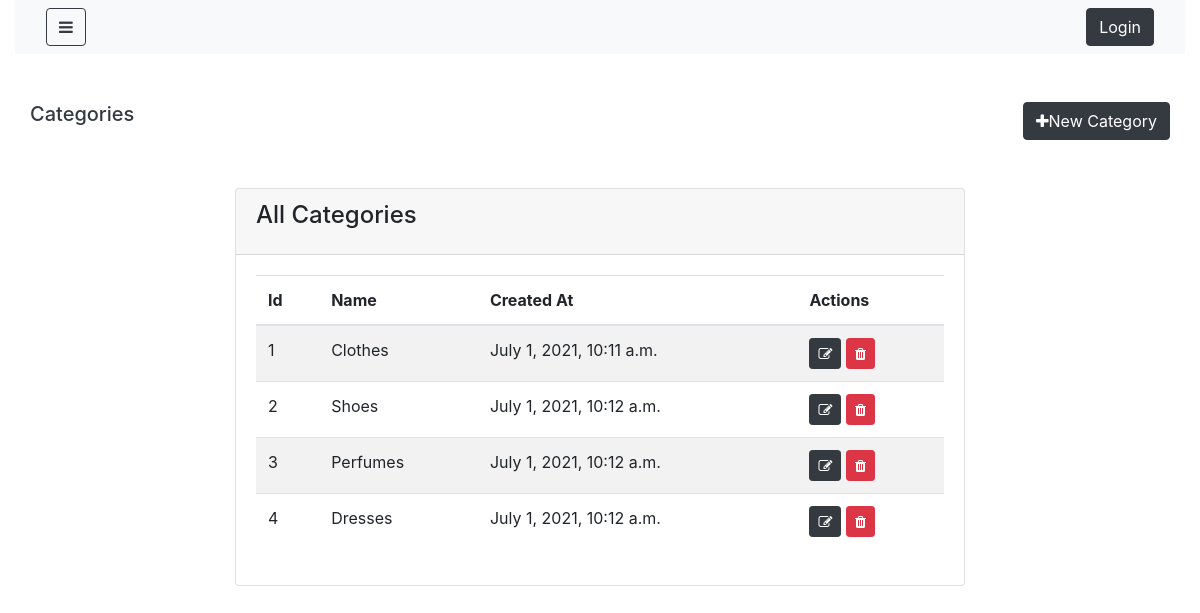
Before: /categories with the older database file.
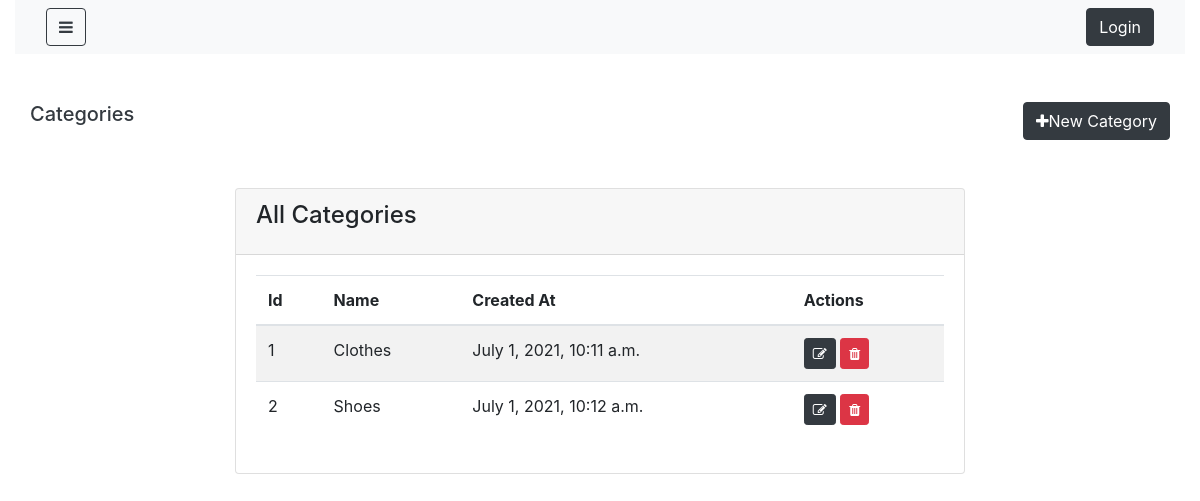
After: the same page with the newer database file.
### shop/models.py (models this page shows, shortened)
class Category(models.Model):
    name= models.CharField(blank=False, null=False,max_length=50)
    parent_id=models.ForeignKey('Category', null=True, blank=True,on_delete=models.CASCADE)
    created_at=models.DateTimeField(auto_now_add=True)
    updated_at=models.DateTimeField(auto_now=True)

### shop/views.py (the view)
# urls.py: path('categories',CategoryList.as_view(), name='categories'),
class CategoryList(ListView):
    login_required=True
    model=Category
    fields='--all--'
    template_name= 'shop/admin/category_list.html'

### shop/templates/shop/admin/category_list.html (shortened to what this page needs)
{% extends 'shop/admin/layouts/admin_master.html' %}
{% block content %}
<div class="container">
    <div class="row my-5">
        <h5 class="text-dark">Categories</h5>
        <button class="btn btn-dark ml-auto" data-toggle="modal" data-target="#categoryModal">
            <i class="fa fa-plus" aria-hidden="true"></i>New Category
        </button>
    </div>
    <div class="row justify-content-center my-5">
        <div class="col-lg-8">
            <div class="card">
                <div class="card-header">
                    <h4 class="card-title">All Categories</h4>
                </div>
                <div class="card-body">
                    <table class="table table-striped table-hover">
                        <thead>
                            <tr>
                                <th>Id</th>
                                <th>Name</th>
                                <th>Created At</th>
                                <th>Actions</th>
                            </tr>
                        </thead>
                        <tbody>
                            {% for object in object_list %}
                                <tr id="category_id_{{object.id}}">
                                    <td>{{object.id}}</td>
                                    <td>{{object.name}}</td>
                                    <td>{{object.created_at}}</td>
                                    <td>
                                        <a href="{% url 'category_update' object.id %}" class="btn btn-dark btn-sm">
                                            <i class="fa fa-edit"></i>
                                        </a>
                                        <button onclick="deleteCategory(
                                            '{{object.id}}'
                                        )" class="btn btn-danger btn-sm">
                                            <i class="fa fa-trash"></i>
                                    </td>
                                </tr>
                            {% endfor %}
                        </tbody>
                    </table>
                </div>
            </div>
        </div>
    </div>
</div>
{% endblock %}

Changed rows visible on the page:
removed Category: id "3", name "Perfumes", created_at "July 1, 2021, 10:12 a.m."
removed Category: id "4", name "Dresses", created_at "July 1, 2021, 10:12 a.m."
